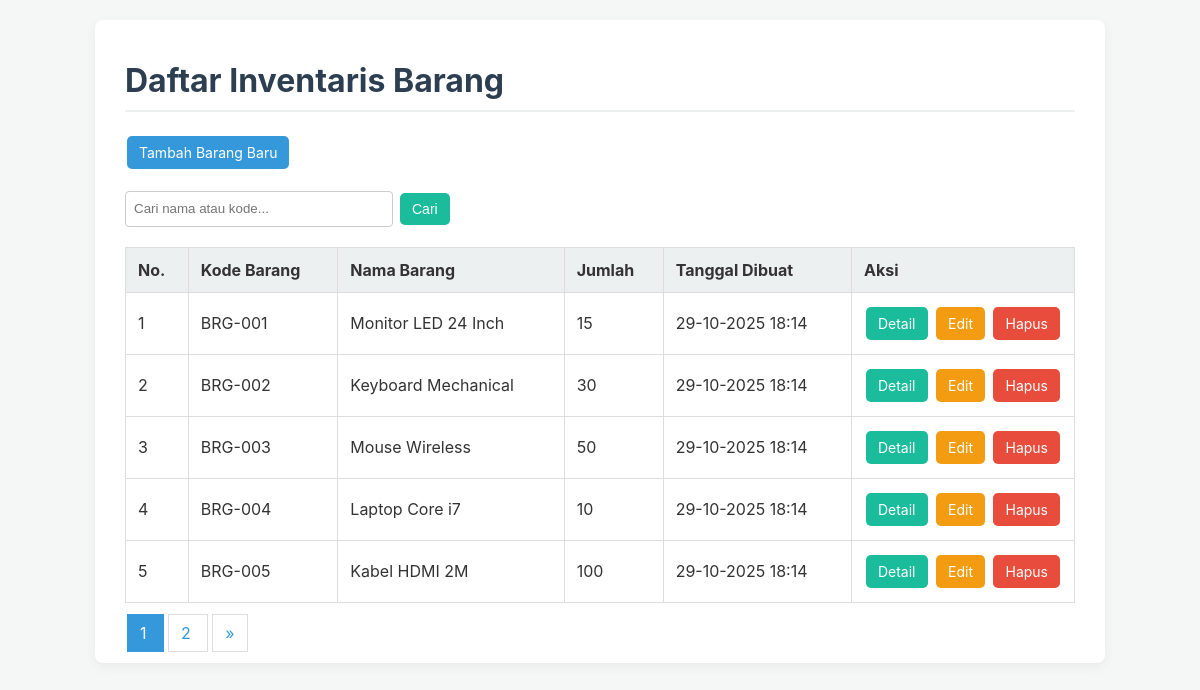
The page / on the database its author committed.
### tables this page shows
CREATE TABLE barang (
     
    id INT AUTO_INCREMENT PRIMARY KEY,
    
     
    kode_barang VARCHAR(50) NOT NULL UNIQUE,
    
    nama_barang VARCHAR(255) NOT NULL,
    jumlah INT NOT NULL DEFAULT 0,
    deskripsi TEXT NULL,
    
     
    created_at TIMESTAMP DEFAULT CURRENT_TIMESTAMP,
    
     
    updated_at TIMESTAMP DEFAULT CURRENT_TIMESTAMP ON UPDATE CURRENT_TIMESTAMP
);

### index.php (the view, shortened to what this page needs)
<?php
require_once 'config/database.php';
$data_per_halaman = 5;
$halaman_aktif = isset($_GET['halaman']) ? (int)$_GET['halaman'] : 1;
$halaman_aktif = max(1, $halaman_aktif);
$offset = ($halaman_aktif - 1) * $data_per_halaman;
$keyword = isset($_GET['cari']) ? trim($_GET['cari']) : '';
$params = [];
$query_where = "";
$sql_total = "SELECT COUNT(id) FROM barang" . $query_where;
$stmt_total = $pdo->prepare($sql_total);
$stmt_total->execute($params);
$total_data = $stmt_total->fetchColumn();
$total_halaman = ceil($total_data / $data_per_halaman);
$sql_data = "SELECT id, kode_barang, nama_barang, jumlah, created_at
             FROM barang" . $query_where .
           " ORDER BY created_at DESC
             LIMIT :limit OFFSET :offset";
$stmt_data = $pdo->prepare($sql_data);
$stmt_data->bindValue(':limit', $data_per_halaman, PDO::PARAM_INT);
$stmt_data->bindValue(':offset', $offset, PDO::PARAM_INT);
$stmt_data->execute();
$daftar_barang = $stmt_data->fetchAll();
?>
<!DOCTYPE html>
<html lang="id">
<head>
    <link rel="stylesheet" href="style.css">
</head>
<body>
    <div class="container">
        <h1>Daftar Inventaris Barang</h1>
        <a href="tambah.php" class="btn btn-primary">Tambah Barang Baru</a>
        <form action="index.php" method="GET" class="form-cari">
            <input type="text" name="cari" placeholder="Cari nama atau kode..."
                   value="<?php echo htmlspecialchars($keyword, ENT_QUOTES, 'UTF-8');  ?>">
            <button type="submit" class="btn btn-info">Cari</button>
        </form>
        <table>
            <thead>
                <tr>
                    <th>No.</th>
                    <th>Kode Barang</th> <th>Nama Barang</th>
                    <th>Jumlah</th>
                    <th>Tanggal Dibuat</th>
                    <th>Aksi</th>
                </tr>
            </thead>
            <tbody>
                <?php if (empty($daftar_barang)): ?>
                    <tr>
                        <td colspan="6" style="text-align: center;">Tidak ada data ditemukan.</td>
                    </tr>
                <?php else: ?>
                    <?php $nomor = $offset + 1; ?>
                    <?php foreach ($daftar_barang as $barang): ?>
                        <tr>
                            <td><?php echo $nomor++; ?></td>
                            <td><?php echo htmlspecialchars($barang['kode_barang'], ENT_QUOTES, 'UTF-8'); ?></td>
                            <td><?php echo htmlspecialchars($barang['nama_barang'], ENT_QUOTES, 'UTF-8'); ?></td>
                            <td><?php echo htmlspecialchars($barang['jumlah'], ENT_QUOTES, 'UTF-8'); ?></td>
                            <td><?php echo date('d-m-Y H:i', strtotime($barang['created_at'])); ?></td>
                            <td class="aksi">
                                <a href="detail.php?id=<?php echo $barang['id']; ?>" class="btn btn-info">Detail</a>
                                <a href="edit.php?id=<?php echo $barang['id']; ?>" class="btn btn-warning">Edit</a>
                                <a href="hapus.php?id=<?php echo $barang['id']; ?>" class="btn btn-danger"
                                   onclick="return confirm('Anda yakin ingin menghapus data ini?');">
                                   Hapus
                                </a>
                            </td>
                        </tr>
                    <?php endforeach; ?>
                <?php endif; ?>
            </tbody>
        </table>
        <nav class="pagination">
            <?php if ($total_halaman > 1): ?>
                <?php for ($i = 1; $i <= $total_halaman; $i++): ?>
                    <a href="?halaman=<?php echo $i; ?>&cari=<?php echo htmlspecialchars($keyword, ENT_QUOTES, 'UTF-8'); ?>"
                       class="<?php echo ($i == $halaman_aktif) ? 'active' : ''; ?>">
                       <?php echo $i; ?>
                    </a>
                <?php endfor; ?>
                <?php if ($halaman_aktif < $total_halaman): ?>
                    <a href="?halaman=<?php echo $halaman_aktif + 1; ?>&cari=<?php echo htmlspecialchars($keyword, ENT_QUOTES, 'UTF-8'); ?>">&raquo;</a>
                <?php endif; ?>
            <?php endif; ?>
        </nav>
    </div>
</body>
</html>

### style.css (style rules this page uses)
body { font-family: -apple-system, BlinkMacSystemFont, "Segoe UI", Roboto, Helvetica, Arial, sans-serif; background-color: #f4f7f6; color: #333; margin: 0; padding: 20px; }
.container { max-width: 950px; margin: 0 auto; background-color: #ffffff; padding: 20px 30px; border-radius: 8px; box-shadow: 0 4px 12px rgba(0,0,0,0.05); }
h1 { color: #2c3e50; border-bottom: 2px solid #ecf0f1; padding-bottom: 10px; }
.btn { text-decoration: none; padding: 8px 12px; border-radius: 5px; color: white; font-size: 14px; display: inline-block; margin: 2px; border: none; cursor: pointer; }
.btn-primary { background-color: #3498db; }
.btn-info { background-color: #1abc9c; }
.btn-warning { background-color: #f39c12; }
.btn-danger { background-color: #e74c3c; }
.form-cari { margin: 20px 0; display: flex; }
.form-cari input[type="text"] { padding: 8px; width: 250px; border: 1px solid #ccc; border-radius: 4px; margin-right: 5px; }
table { width: 100%; border-collapse: collapse; margin-top: 20px; }
th, td { padding: 12px; border: 1px solid #ddd; text-align: left; }
th { background-color: #ecf0f1; }
td.aksi { white-space: nowrap; width: 1%; }
.pagination { margin-top: 20px; }
.pagination a { text-decoration: none; padding: 8px 12px; border: 1px solid #ddd; margin: 0 2px; color: #3498db; }
.pagination a.active { background-color: #3498db; color: white; border-color: #3498db; }

### rows shown on the page
barang: kode_barang "BRG-001", nama_barang "Monitor LED 24 Inch", jumlah "15", created_at "29-10-2025 18:14"
barang: kode_barang "BRG-002", nama_barang "Keyboard Mechanical", jumlah "30", created_at "29-10-2025 18:14"
barang: kode_barang "BRG-003", nama_barang "Mouse Wireless", jumlah "50", created_at "29-10-2025 18:14"
barang: kode_barang "BRG-004", nama_barang "Laptop Core i7", jumlah "10", created_at "29-10-2025 18:14"
barang: kode_barang "BRG-005", nama_barang "Kabel HDMI 2M", jumlah "100", created_at "29-10-2025 18:14"
